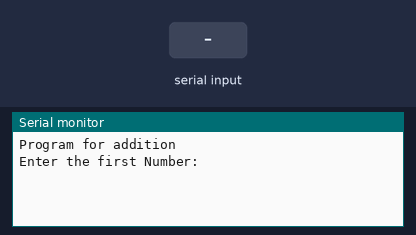
This sketch was run on a simulated Arduino Uno, built with avr-gcc and run on an emulated ATmega328P. Shown: the last lines printed to the serial monitor. Inputs (shaded band) come from the test bench.

Above: at 2.2 s.
2.3 s: "90,45\n" received over Serial
At 3.1 s:
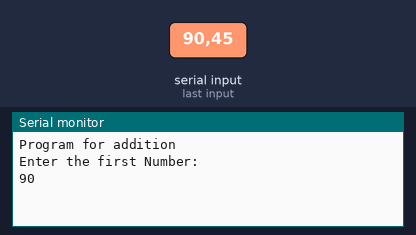
4.8 s: "30,150\n" received over Serial
At 7.9 s:
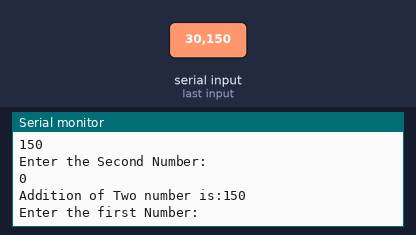
Timing chart, 0 to 9.4 s (numbered marks = the images above; inputs shaded):
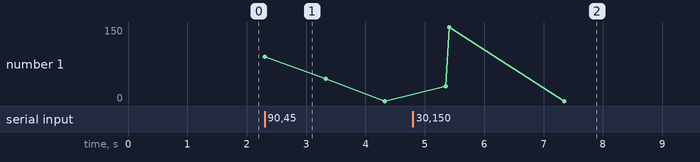

Measured:
- after the input at 2.3 s, the serial monitor: prints a new line at once (image 1)
- after the input at 4.8 s, the serial monitor: prints a new line after 0.55 s (image 2)

The sketch:

assignment_3.ino
```cpp
int a;
int b;
int c;

void setup()
{
  Serial.begin(9600);
  Serial.println("Program for addition");
  delay(1000);

}

void loop()
{

    Serial.println("Enter the first Number:");
    while (Serial.available()==0)
    {

    }
     a=Serial.parseInt();
    Serial.println(a);

    delay(1000);

  Serial.println("Enter the Second Number:");
  while (Serial.available()==0)
  {

  }
  b=Serial.parseInt();
  Serial.println(b);

   c=a+b;

  Serial.print("Addition of Two number is:");
  Serial.println(c);

  }
```
